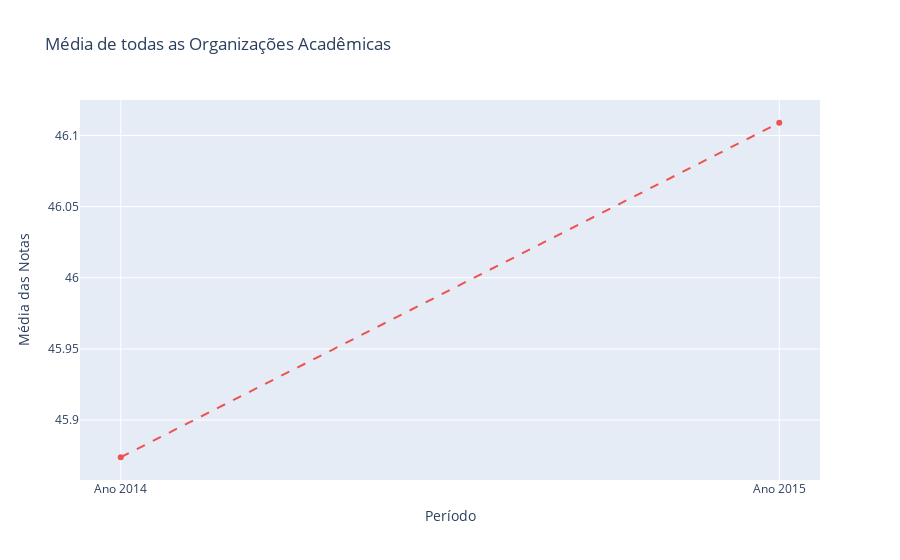

Notebook code cell kept with this figure:
### Code cell
# Criando gráfico
trace3 = go.Scatter(x = ['Ano 2014', 'Ano 2015'],
                    y = [media14, media15],
                    mode = 'markers+lines',
                    line = {'color': '#ee5253','dash': 'dash'})
data = [trace3]

# Criando Layout
layout = go.Layout(title='Média de todas as Organizações Acadêmicas',
                   yaxis={'title':'Média das Notas'},
                   xaxis={'title': 'Período'})

# Criando figura que será exibida
fig = go.Figure(data=data, layout=layout)

py.iplot(fig)

### Figure 1 — Plotly figure (JSON) as saved in the notebook; plotly's stock layout.template omitted (floating-point values rounded to 4 significant figures)
{"data": [{"line": {"color": "#ee5253", "dash": "dash"}, "mode": "markers+lines", "type": "scatter", "x": ["Ano 2014", "Ano 2015"], "y": [45.87, 46.11]}], "layout": {"title": {"text": "Média de todas as Organizações Acadêmicas"}, "xaxis": {"title": {"text": "Período"}}, "yaxis": {"title": {"text": "Média das Notas"}}}}
